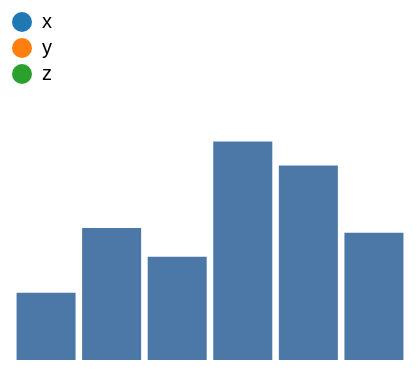

Here is the Vega-Lite specification saved for this chart:
### Vega specification from a JSON file in a GitHub repository (floating-point values rounded to 4 significant figures)
{"width": 200, "height": 120, "padding": 5, "data": [{"name": "t", "values": [{"a": "Alpha", "b": 28, "c": "x", "d": 1}, {"a": "Bravo", "b": 55, "c": "y", "d": 2}, {"a": "Charlie", "b": 43, "c": "x", "d": 3}, {"a": "Delta", "b": 91, "c": "z", "d": 4}, {"a": "Echo", "b": 81, "c": "y", "d": 5}, {"a": "Foxtrot", "b": 53, "c": "z", "d": 6}]}], "scales": [{"name": "x", "type": "band", "domain": {"data": "t", "field": "a"}, "range": "width", "padding": 0.1}, {"name": "y", "type": "linear", "domain": {"data": "t", "field": "b"}, "range": "height", "nice": true}, {"name": "color", "type": "ordinal", "domain": {"data": "t", "field": "c"}, "range": {"scheme": "category10"}}, {"name": "ramp", "type": "linear", "domain": {"data": "t", "field": "d"}, "range": {"scheme": "blues"}}, {"name": "size", "type": "linear", "domain": {"data": "t", "field": "b"}, "range": [10, 200]}, {"name": "shape", "type": "ordinal", "domain": {"data": "t", "field": "c"}, "range": "symbol"}, {"name": "quant", "type": "quantize", "domain": [0, 100], "range": {"scheme": "greens", "count": 4}}], "marks": [{"type": "rect", "from": {"data": "t"}, "encode": {"enter": {"x": {"scale": "x", "field": "a"}, "width": {"scale": "x", "band": 1}, "y": {"scale": "y", "field": "b"}, "y2": {"scale": "y", "value": 0}}}}], "legends": [{"fill": "color", "orient": "top"}]}
